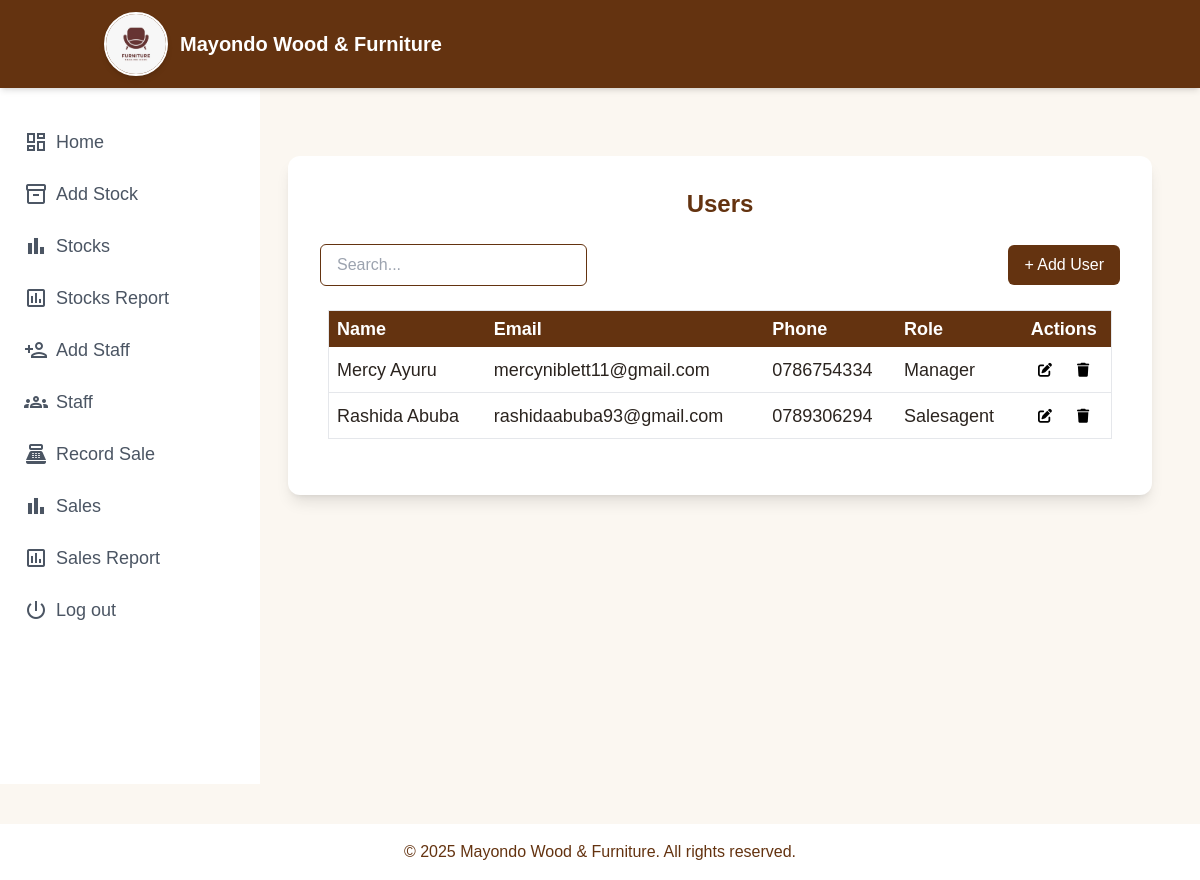
The app's page /users/ (signed in) with its own data.
### mwfapp/models.py (models this page shows, shortened)
class User(AbstractUser):
    ROLE_CHOICES = [
        ('MANAGER', 'Manager'),
        ('SALES_AGENT', 'Sales Agent'),
    ]
    role = models.CharField(max_length=20, unique=False, choices=ROLE_CHOICES)
    phone = models.CharField(max_length=20, blank=True, null=True)

### mwfapp/views.py (the view)
# urls.py: path("users/", views.usersPage, name="usersPage"),
@login_required(login_url="/login/")
def usersPage(request):
    users = User.objects.all()
    return render(request, "users.html", {"users": users})

### mwfapp/templates/users.html (shortened to what this page needs)
{% extends "base.html" %}
{% load static %}
{% load humanize %}
{% block content %}
<div class="flex">
  <div class="ml-10 flex-1 p-6">
    <div class="max-w-5xl mx-auto bg-white rounded-xl shadow-lg p-8 mt-3">
      <h1 class="text-2xl font-bold text-[#643310] mb-6 text-center">Users</h1>
      <div class="flex justify-between items-center mb-4">
        <input type="text" id="usersSearch" placeholder="Search..."
               class="border border-[#643310] rounded-md px-4 py-2 w-1/3 focus:outline-none focus:ring-2 focus:ring-[#643310] focus:border-[#643310]" />
        <a href="{% url 'registerPage' %}"
           class="bg-[#643310] text-white px-4 py-2 rounded-md hover:bg-[#4a260c] transition">
          + Add User
        </a>
      </div>
      <div class="overflow-x-auto p-2">
        <table class="min-w-full px-2 p-1 border-collapse border border-gray-200">
          <thead class="bg-[#643310] text-lg font-bold text-white">
            <tr>
              <th class="px-2 py-1 text-left">Name</th>
              <th class="px-2 py-1 text-left">Email</th>
              <th class="px-2 py-1 text-left">Phone</th>
              <th class="px-2 py-1 text-left">Role</th>
              <th class="px-2 py-1 text-center">Actions</th>
            </tr>
          </thead>
          <tbody>
            {% for user in users %}
            <tr class="border-b text-lg hover:bg-[#f9ece5]">
              <td class="px-2 py-2">{{ user.first_name }} {{ user.last_name }}</td>
              <td class="px-2 py-2">{{ user.email }}</td>
              <td class="px-2 py-2">{{ user.phone }}</td>
              <td class="px-2 py-2">
                {% with user.role|lower|cut:"_" as role_clean %}
                  {{ role_clean|title }}
                {% endwith %}
              </td>
              <td class="px-2 py-2 text-center space-x-1">
                <button onclick="window.location.href='{% url 'editUser' user.id %}'"
                        class="text-black px-2 py-1 rounded text-sm hover:bg-gray-300">
                  <i class="fas fa-edit"></i>
                </button>
                <button onclick="window.location.href='{% url 'deleteUser' user.id %}'"
                        class="text-black px-2 py-1 rounded text-sm hover:bg-gray-300">
                  <i class="fas fa-trash"></i>
                </button>
              </td>
            </tr>
            {% empty %}
            <tr>
              <td colspan="5" class="text-center py-4">No users found.</td>
            </tr>
            {% endfor %}
          </tbody>
        </table>
      </div>
    </div>
  </div>
</div>
{% endblock %}

### mwfapp/static/css/dashboard.css (style rules this page uses)
:root { --bg: #0f0f0f; --ink: #222222; --cream: #fbf7f1; --tan: #ead9c4; --walnut: #6b4f3b; --mahogany: #ebc6ad; --charcoal: #1e1e1e; --gold: #c7a564; --muted: #777; --radius: 18px; --shadow: 0 10px 30px rgba(0, 0, 0, 0.15); --header-height: 4rem; --sidebar-width: 240px; }
body { font-family: Poppins, sans-serif; background-color: var(--cream); color: #2b241f; }

### records on screen
User: first_name "Mercy", last_name "Ayuru", email "mercyniblett11@gmail.com", phone "0786754334", role "Manager"
User: first_name "Rashida", last_name "Abuba", email "rashidaabuba93@gmail.com", phone "0789306294", role_clean "Salesagent"
